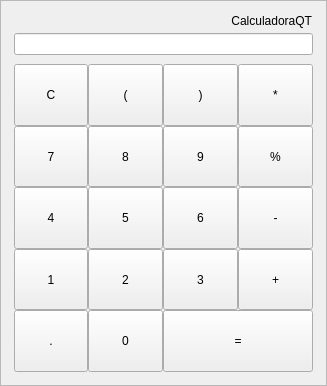
<?xml version="1.0" encoding="UTF-8"?>
<ui version="4.0">
 <class>Form</class>
 <widget class="QWidget" name="Form">
  <property name="geometry">
   <rect>
    <x>0</x>
    <y>0</y>
    <width>327</width>
    <height>386</height>
   </rect>
  </property>
  <property name="maximumSize">
   <size>
    <width>327</width>
    <height>386</height>
   </size>
  </property>
  <property name="focusPolicy">
   <enum>Qt::StrongFocus</enum>
  </property>
  <property name="windowTitle">
   <string>Form</string>
  </property>
  <layout class="QGridLayout" name="gridLayout">
   <property name="leftMargin">
    <number>0</number>
   </property>
   <property name="topMargin">
    <number>0</number>
   </property>
   <property name="rightMargin">
    <number>0</number>
   </property>
   <property name="bottomMargin">
    <number>0</number>
   </property>
   <item row="0" column="0">
    <widget class="QFrame" name="frame">
     <property name="focusPolicy">
      <enum>Qt::StrongFocus</enum>
     </property>
     <property name="frameShape">
      <enum>QFrame::StyledPanel</enum>
     </property>
     <property name="frameShadow">
      <enum>QFrame::Plain</enum>
     </property>
     <layout class="QGridLayout" name="gridLayout_2">
      <property name="leftMargin">
       <number>13</number>
      </property>
      <property name="topMargin">
       <number>13</number>
      </property>
      <property name="rightMargin">
       <number>13</number>
      </property>
      <property name="bottomMargin">
       <number>13</number>
      </property>
      <property name="verticalSpacing">
       <number>9</number>
      </property>
      <item row="0" column="0">
       <widget class="QFrame" name="frameVisor">
        <property name="frameShape">
         <enum>QFrame::NoFrame</enum>
        </property>
        <property name="frameShadow">
         <enum>QFrame::Plain</enum>
        </property>
        <layout class="QGridLayout" name="gridLayout_4" columnstretch="0">
         <property name="sizeConstraint">
          <enum>QLayout::SetDefaultConstraint</enum>
         </property>
         <property name="leftMargin">
          <number>0</number>
         </property>
         <property name="topMargin">
          <number>0</number>
         </property>
         <property name="rightMargin">
          <number>0</number>
         </property>
         <property name="bottomMargin">
          <number>0</number>
         </property>
         <property name="horizontalSpacing">
          <number>0</number>
         </property>
         <property name="verticalSpacing">
          <number>5</number>
         </property>
         <item row="0" column="0">
          <widget class="QLabel" name="label">
           <property name="text">
            <string>CalculadoraQT</string>
           </property>
           <property name="alignment">
            <set>Qt::AlignRight|Qt::AlignTrailing|Qt::AlignVCenter</set>
           </property>
           <property name="indent">
            <number>1</number>
           </property>
           <property name="textInteractionFlags">
            <set>Qt::LinksAccessibleByMouse|Qt::TextSelectableByMouse</set>
           </property>
          </widget>
         </item>
         <item row="1" column="0">
          <widget class="QLineEdit" name="lineEdit">
           <property name="sizePolicy">
            <sizepolicy hsizetype="Expanding" vsizetype="Maximum">
             <horstretch>0</horstretch>
             <verstretch>0</verstretch>
            </sizepolicy>
           </property>
           <property name="sizeIncrement">
            <size>
             <width>0</width>
             <height>0</height>
            </size>
           </property>
           <property name="baseSize">
            <size>
             <width>90</width>
             <height>90</height>
            </size>
           </property>
           <property name="font">
            <font>
             <stylestrategy>PreferDefault</stylestrategy>
            </font>
           </property>
           <property name="focusPolicy">
            <enum>Qt::ClickFocus</enum>
           </property>
           <property name="contextMenuPolicy">
            <enum>Qt::DefaultContextMenu</enum>
           </property>
           <property name="layoutDirection">
            <enum>Qt::LeftToRight</enum>
           </property>
           <property name="frame">
            <bool>true</bool>
           </property>
           <property name="alignment">
            <set>Qt::AlignRight|Qt::AlignTrailing|Qt::AlignVCenter</set>
           </property>
           <property name="cursorMoveStyle">
            <enum>Qt::VisualMoveStyle</enum>
           </property>
           <property name="clearButtonEnabled">
            <bool>false</bool>
           </property>
          </widget>
         </item>
        </layout>
       </widget>
      </item>
      <item row="1" column="0">
       <widget class="QFrame" name="frameBotones">
        <property name="sizePolicy">
         <sizepolicy hsizetype="Ignored" vsizetype="Preferred">
          <horstretch>0</horstretch>
          <verstretch>0</verstretch>
         </sizepolicy>
        </property>
        <property name="frameShape">
         <enum>QFrame::NoFrame</enum>
        </property>
        <property name="frameShadow">
         <enum>QFrame::Plain</enum>
        </property>
        <property name="lineWidth">
         <number>1</number>
        </property>
        <layout class="QGridLayout" name="gridLayout_3">
         <property name="sizeConstraint">
          <enum>QLayout::SetDefaultConstraint</enum>
         </property>
         <property name="leftMargin">
          <number>0</number>
         </property>
         <property name="topMargin">
          <number>0</number>
         </property>
         <property name="rightMargin">
          <number>0</number>
         </property>
         <property name="bottomMargin">
          <number>0</number>
         </property>
         <property name="spacing">
          <number>0</number>
         </property>
         <item row="4" column="4">
          <widget class="QPushButton" name="btnPA">
           <property name="sizePolicy">
            <sizepolicy hsizetype="Minimum" vsizetype="Expanding">
             <horstretch>0</horstretch>
             <verstretch>0</verstretch>
            </sizepolicy>
           </property>
           <property name="focusPolicy">
            <enum>Qt::NoFocus</enum>
           </property>
           <property name="text">
            <string>(</string>
           </property>
          </widget>
         </item>
         <item row="4" column="3">
          <widget class="QPushButton" name="btnC">
           <property name="sizePolicy">
            <sizepolicy hsizetype="Minimum" vsizetype="Expanding">
             <horstretch>0</horstretch>
             <verstretch>0</verstretch>
            </sizepolicy>
           </property>
           <property name="focusPolicy">
            <enum>Qt::NoFocus</enum>
           </property>
           <property name="text">
            <string>C</string>
           </property>
           <property name="flat">
            <bool>false</bool>
           </property>
          </widget>
         </item>
         <item row="4" column="5">
          <widget class="QPushButton" name="btnPC">
           <property name="sizePolicy">
            <sizepolicy hsizetype="Minimum" vsizetype="Expanding">
             <horstretch>0</horstretch>
             <verstretch>0</verstretch>
            </sizepolicy>
           </property>
           <property name="focusPolicy">
            <enum>Qt::NoFocus</enum>
           </property>
           <property name="text">
            <string>)</string>
           </property>
          </widget>
         </item>
         <item row="4" column="6">
          <widget class="QPushButton" name="btnMultiplicar">
           <property name="sizePolicy">
            <sizepolicy hsizetype="Minimum" vsizetype="Expanding">
             <horstretch>0</horstretch>
             <verstretch>0</verstretch>
            </sizepolicy>
           </property>
           <property name="focusPolicy">
            <enum>Qt::NoFocus</enum>
           </property>
           <property name="text">
            <string>*</string>
           </property>
          </widget>
         </item>
         <item row="6" column="3">
          <widget class="QPushButton" name="btn4">
           <property name="sizePolicy">
            <sizepolicy hsizetype="Minimum" vsizetype="Expanding">
             <horstretch>0</horstretch>
             <verstretch>0</verstretch>
            </sizepolicy>
           </property>
           <property name="focusPolicy">
            <enum>Qt::NoFocus</enum>
           </property>
           <property name="text">
            <string>4</string>
           </property>
          </widget>
         </item>
         <item row="5" column="3">
          <widget class="QPushButton" name="btn7">
           <property name="sizePolicy">
            <sizepolicy hsizetype="Minimum" vsizetype="Expanding">
             <horstretch>0</horstretch>
             <verstretch>0</verstretch>
            </sizepolicy>
           </property>
           <property name="focusPolicy">
            <enum>Qt::NoFocus</enum>
           </property>
           <property name="text">
            <string>7</string>
           </property>
          </widget>
         </item>
         <item row="7" column="3">
          <widget class="QPushButton" name="btn1">
           <property name="sizePolicy">
            <sizepolicy hsizetype="Minimum" vsizetype="Expanding">
             <horstretch>0</horstretch>
             <verstretch>0</verstretch>
            </sizepolicy>
           </property>
           <property name="focusPolicy">
            <enum>Qt::NoFocus</enum>
           </property>
           <property name="text">
            <string>1</string>
           </property>
          </widget>
         </item>
         <item row="7" column="6">
          <widget class="QPushButton" name="btnSumar">
           <property name="sizePolicy">
            <sizepolicy hsizetype="Minimum" vsizetype="Expanding">
             <horstretch>0</horstretch>
             <verstretch>0</verstretch>
            </sizepolicy>
           </property>
           <property name="focusPolicy">
            <enum>Qt::NoFocus</enum>
           </property>
           <property name="text">
            <string>+</string>
           </property>
          </widget>
         </item>
         <item row="6" column="5">
          <widget class="QPushButton" name="btn6">
           <property name="sizePolicy">
            <sizepolicy hsizetype="Minimum" vsizetype="Expanding">
             <horstretch>0</horstretch>
             <verstretch>0</verstretch>
            </sizepolicy>
           </property>
           <property name="focusPolicy">
            <enum>Qt::NoFocus</enum>
           </property>
           <property name="text">
            <string>6</string>
           </property>
          </widget>
         </item>
         <item row="7" column="4">
          <widget class="QPushButton" name="btn2">
           <property name="sizePolicy">
            <sizepolicy hsizetype="Minimum" vsizetype="Expanding">
             <horstretch>0</horstretch>
             <verstretch>0</verstretch>
            </sizepolicy>
           </property>
           <property name="focusPolicy">
            <enum>Qt::NoFocus</enum>
           </property>
           <property name="text">
            <string>2</string>
           </property>
          </widget>
         </item>
         <item row="7" column="5">
          <widget class="QPushButton" name="btn3">
           <property name="sizePolicy">
            <sizepolicy hsizetype="Minimum" vsizetype="Expanding">
             <horstretch>0</horstretch>
             <verstretch>0</verstretch>
            </sizepolicy>
           </property>
           <property name="focusPolicy">
            <enum>Qt::NoFocus</enum>
           </property>
           <property name="text">
            <string>3</string>
           </property>
          </widget>
         </item>
         <item row="6" column="6">
          <widget class="QPushButton" name="btnRestar">
           <property name="sizePolicy">
            <sizepolicy hsizetype="Minimum" vsizetype="Expanding">
             <horstretch>0</horstretch>
             <verstretch>0</verstretch>
            </sizepolicy>
           </property>
           <property name="focusPolicy">
            <enum>Qt::NoFocus</enum>
           </property>
           <property name="text">
            <string>-</string>
           </property>
          </widget>
         </item>
         <item row="6" column="4">
          <widget class="QPushButton" name="btn5">
           <property name="sizePolicy">
            <sizepolicy hsizetype="Minimum" vsizetype="Expanding">
             <horstretch>0</horstretch>
             <verstretch>0</verstretch>
            </sizepolicy>
           </property>
           <property name="focusPolicy">
            <enum>Qt::NoFocus</enum>
           </property>
           <property name="text">
            <string>5</string>
           </property>
          </widget>
         </item>
         <item row="5" column="4">
          <widget class="QPushButton" name="btn8">
           <property name="sizePolicy">
            <sizepolicy hsizetype="Minimum" vsizetype="Expanding">
             <horstretch>0</horstretch>
             <verstretch>0</verstretch>
            </sizepolicy>
           </property>
           <property name="focusPolicy">
            <enum>Qt::NoFocus</enum>
           </property>
           <property name="text">
            <string>8</string>
           </property>
          </widget>
         </item>
         <item row="5" column="6">
          <widget class="QPushButton" name="btnDividir">
           <property name="sizePolicy">
            <sizepolicy hsizetype="Minimum" vsizetype="Expanding">
             <horstretch>0</horstretch>
             <verstretch>0</verstretch>
            </sizepolicy>
           </property>
           <property name="focusPolicy">
            <enum>Qt::NoFocus</enum>
           </property>
           <property name="text">
            <string>%</string>
           </property>
          </widget>
         </item>
         <item row="5" column="5">
          <widget class="QPushButton" name="btn9">
           <property name="sizePolicy">
            <sizepolicy hsizetype="Minimum" vsizetype="Expanding">
             <horstretch>0</horstretch>
             <verstretch>0</verstretch>
            </sizepolicy>
           </property>
           <property name="focusPolicy">
            <enum>Qt::NoFocus</enum>
           </property>
           <property name="text">
            <string>9</string>
           </property>
          </widget>
         </item>
         <item row="8" column="3">
          <widget class="QPushButton" name="btnPunto">
           <property name="sizePolicy">
            <sizepolicy hsizetype="Minimum" vsizetype="Expanding">
             <horstretch>0</horstretch>
             <verstretch>0</verstretch>
            </sizepolicy>
           </property>
           <property name="focusPolicy">
            <enum>Qt::NoFocus</enum>
           </property>
           <property name="text">
            <string>.</string>
           </property>
          </widget>
         </item>
         <item row="8" column="4">
          <widget class="QPushButton" name="btn0">
           <property name="sizePolicy">
            <sizepolicy hsizetype="Minimum" vsizetype="Expanding">
             <horstretch>0</horstretch>
             <verstretch>0</verstretch>
            </sizepolicy>
           </property>
           <property name="focusPolicy">
            <enum>Qt::NoFocus</enum>
           </property>
           <property name="text">
            <string>0</string>
           </property>
          </widget>
         </item>
         <item row="8" column="5" colspan="2">
          <widget class="QPushButton" name="btnIgual">
           <property name="sizePolicy">
            <sizepolicy hsizetype="Minimum" vsizetype="Expanding">
             <horstretch>0</horstretch>
             <verstretch>0</verstretch>
            </sizepolicy>
           </property>
           <property name="focusPolicy">
            <enum>Qt::NoFocus</enum>
           </property>
           <property name="text">
            <string>=</string>
           </property>
          </widget>
         </item>
        </layout>
       </widget>
      </item>
     </layout>
    </widget>
   </item>
  </layout>
 </widget>
 <resources/>
 <connections/>
</ui>
